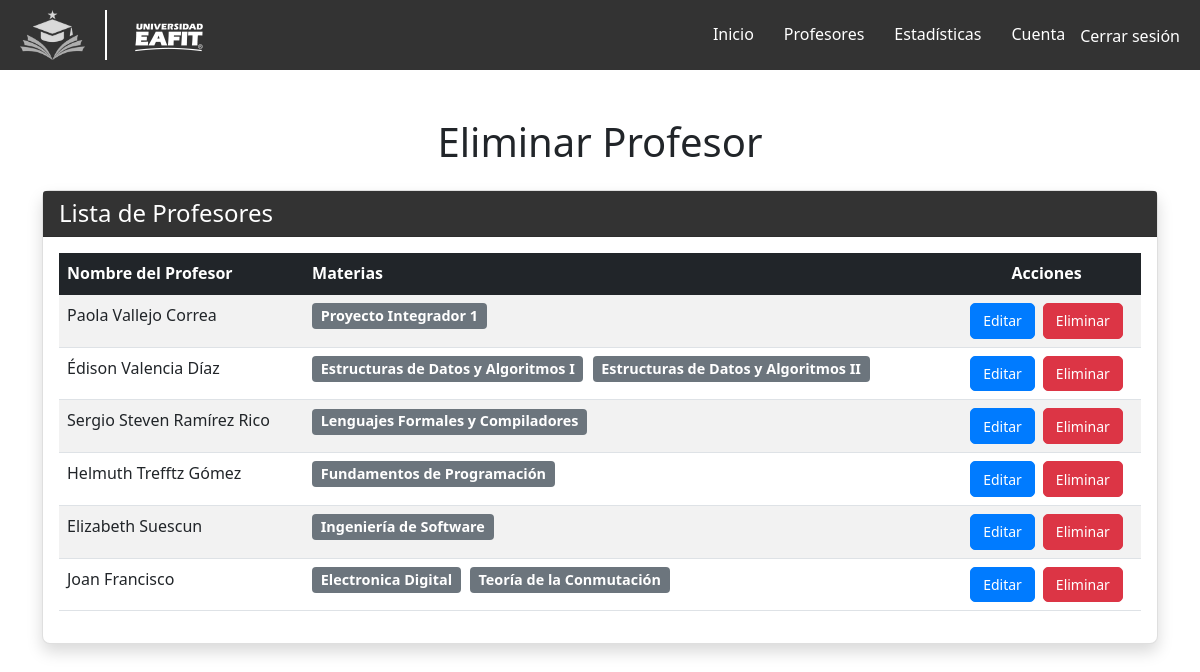
Page /eliminarprofesor/ (signed in) on the committed database.
### profesores/models.py (models this page shows, shortened)
class Profesor(models.Model):
    nombre = models.CharField(max_length=100)
    departamento = models.CharField(max_length=100)
    materias = models.ManyToManyField('Materia', related_name='profesores')
    calificacion_media = models.FloatField(default=0.0)  # Calificación general del profesor
    numcomentarios = models.IntegerField(default=0)

class Materia(models.Model):
    nombre = models.CharField(max_length=100)
    calificacion_media = models.FloatField(default=0.0)
    numcomentarios = models.IntegerField(default=0)

### profesores/views.py (the view)
# urls.py: path('eliminarprofesor/', profesoresViews.manage_profesor, name='manage_profesor'),
@user_passes_test(is_admin)
def manage_profesor(request):
    profesores = Profesor.objects.all()  # Mostrar todas las reseñas
    return render(request, 'profesores/eliminar_profesor.html', {
        'profesores': profesores
    })

### profesores/views.py (called while the page is built)
def is_admin(user):
    return user.is_staff

### profesores/templates/profesores/eliminar_profesor.html (shortened to what this page needs)
{% extends "base_generic.html" %}
{% block content %}
<link href="https://cdn.jsdelivr.net/npm/bootstrap@5.1.3/dist/css/bootstrap.min.css" rel="stylesheet">
<div class="container mt-5">
    <h1 class="text-center mb-4">Eliminar Profesor</h1>
    <div class="card shadow">
        <div class="card-header text-white" style="background-color: #333;">
            <h4 class="mb-0">Lista de Profesores</h4>
        </div>
        <div class="card-body">
            <table class="table table-striped table-hover">
                <thead class="table-dark">
                    <tr>
                        <th scope="col">Nombre del Profesor</th>
                        <th scope="col">Materias</th>
                        <th scope="col" class="text-center">Acciones</th>
                    </tr>
                </thead>
                <tbody>
                    {% for profesor in profesores %}
                    <tr>
                        <td>{{ profesor.nombre }}</td>
                        <td>
                            {% if profesor.materias.exists %}
                                {% for materia in profesor.materias.all %}
                                    <span class="badge bg-secondary">{{ materia.nombre }}</span>
                                {% endfor %}
                            {% else %}
                                <span class="text-muted">No tiene materias asignadas</span>
                            {% endif %}
                        </td>
                        <td class="text-center">
                            <div class="d-flex justify-content-center">
                                <a href="{% url 'editar_profesor' profesor.id %}" class="btn btn-sm btn-primary me-2">
                                    Editar
                                </a>
                                <form method="POST" action="{% url 'eliminar_profesor' profesor.id %}" style="display:inline;"onsubmit="return confirm('¿Estás seguro de que deseas eliminar este profesor?');">
                                    <button type="submit" class="btn btn-sm btn-danger">
                                        Eliminar
                                    </button>
                                </form>
                            </div>
                        </td>
                    </tr>
                    {% endfor %}
                </tbody>
            </table>
        </div>
    </div>
</div>
{% endblock %}

### templates/base_generic.html (style rules this page uses)
body { font-family: Arial, sans-serif; }

### profesores/templates/profesores/eliminar_profesor.html (style rules this page uses)
.badge { font-size: 0.9rem; padding: 0.4em 0.6em; margin-right: 5px; }
.card { border-radius: 8px; box-shadow: 0 4px 8px rgba(0, 0, 0, 0.1); }
.btn { border-radius: 5px; padding: 5px 15px; }
.btn-primary { background-color: #007bff; border-color: #007bff; }
.btn-danger { background-color: #dc3545; border-color: #dc3545; }
.btn-sm { font-size: 0.875rem; padding: 0.4rem 0.75rem; }

### rows in the picture
Profesor: nombre "Paola Vallejo Correa"
Materia: nombre "Proyecto Integrador 1"
Profesor: nombre "Édison Valencia Díaz"
Materia: nombre "Estructuras de Datos y Algoritmos I"
Materia: nombre "Estructuras de Datos y Algoritmos II"
Profesor: nombre "Sergio Steven Ramírez Rico"
Materia: nombre "Lenguajes Formales y Compiladores"
Profesor: nombre "Helmuth Trefftz Gómez"
Materia: nombre "Fundamentos de Programación"
Profesor: nombre "Elizabeth Suescun"
Materia: nombre "Ingeniería de Software"
Profesor: nombre "Joan Francisco"
Materia: nombre "Electronica Digital"
Materia: nombre "Teoría de la Conmutación"
